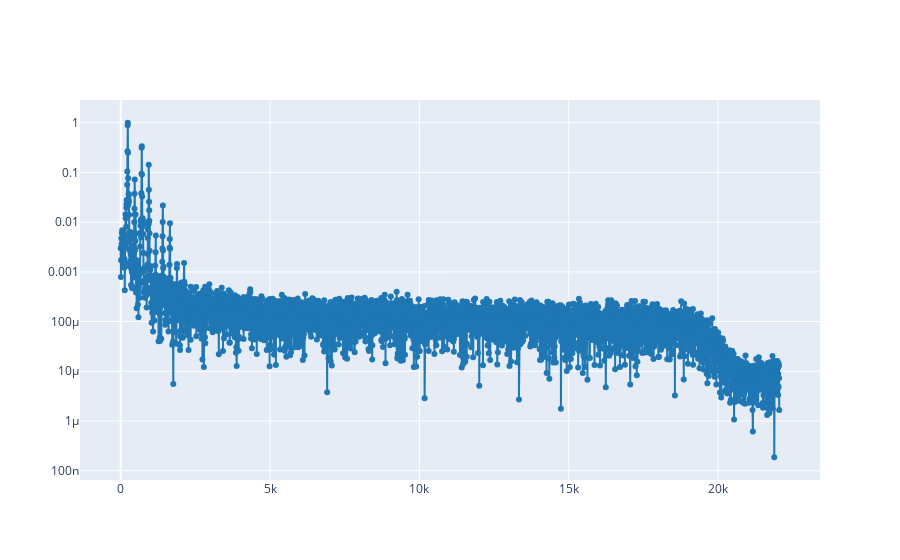

The notebook cell saved with this chart:
### Markdown cell above
1.2. Select a time where almost all harmonics are present and plot the spectrum at that time.

### Code cell
plot_spectrum_at(ff, tt, Sxx, 1.2)

### Figure 1 — Plotly figure (JSON) as saved in the notebook; plotly's stock layout.template omitted (floating-point values rounded to 4 significant figures; data arrays with more than 128 entries replaced by an {"elided": "..."} marker saying what was removed)
{"data": [{"line": {"color": "#1f77b4", "shape": "linear"}, "mode": "lines+markers", "type": "scatter", "x": {"elided": "4097 float values"}, "y": {"elided": "4097 float values"}}], "layout": {"yaxis": {"type": "log"}}}
